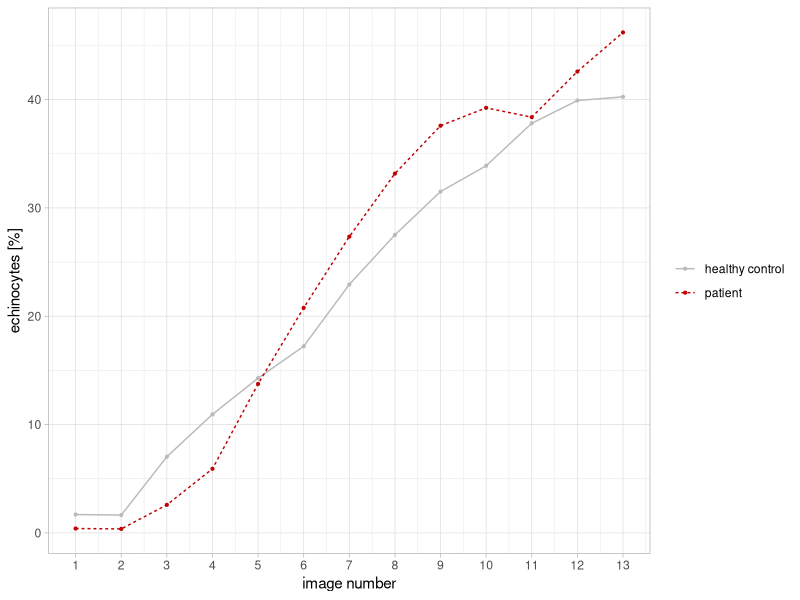
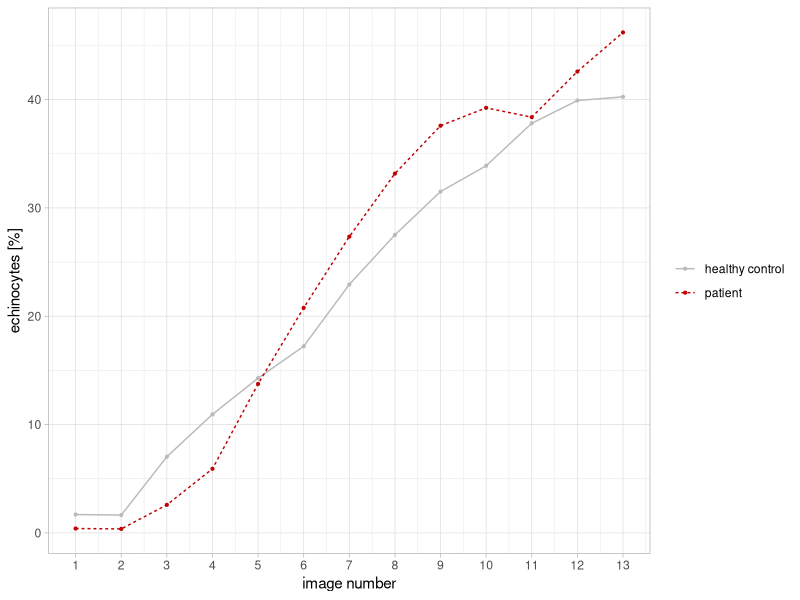

The R script that drew these images, in order:
library(ggplot2)
library(ggpubr)
library(openxlsx)
library(data.table)
library(dplyr)

theme_set(theme_light())

PS <- read.xlsx("Patient.xlsx")
# PS_control <- filter(PS, treatment == "control")
# PS_CDNB <- filter(PS, treatment == "CDNB")

ggplot(PS, aes(image, EC)) + 
  
  geom_line(
    
    aes(col = factor(sample, levels = c("healthy control", "patient")), 
        linetype = factor(sample, levels = c("healthy control", "patient"))
        )
    
  ) +
  
  geom_point(
    
    aes(col = factor(sample, levels = c("healthy control", "patient"))),
    size = 0.75
    
  ) +
  
  scale_color_manual(
    
    values = c("#bababa", "#bf0202")
    
  ) +
  
  scale_x_continuous(breaks = c(1, 2, 3, 4, 5, 6, 7, 8, 9, 10, 11, 12, 13)) +
  
  labs(
    x = "image number", 
    y = "echinocytes [%]"
    
  ) +
  
  
  theme(legend.title = element_blank())
  

ggsave("pat.tiff", path = "C:/Users/miri/Documents/GitHub/R-graphs/Graphs and figures", units = "in", dpi=300, compression = 'lzw', width = 6, height = 4)